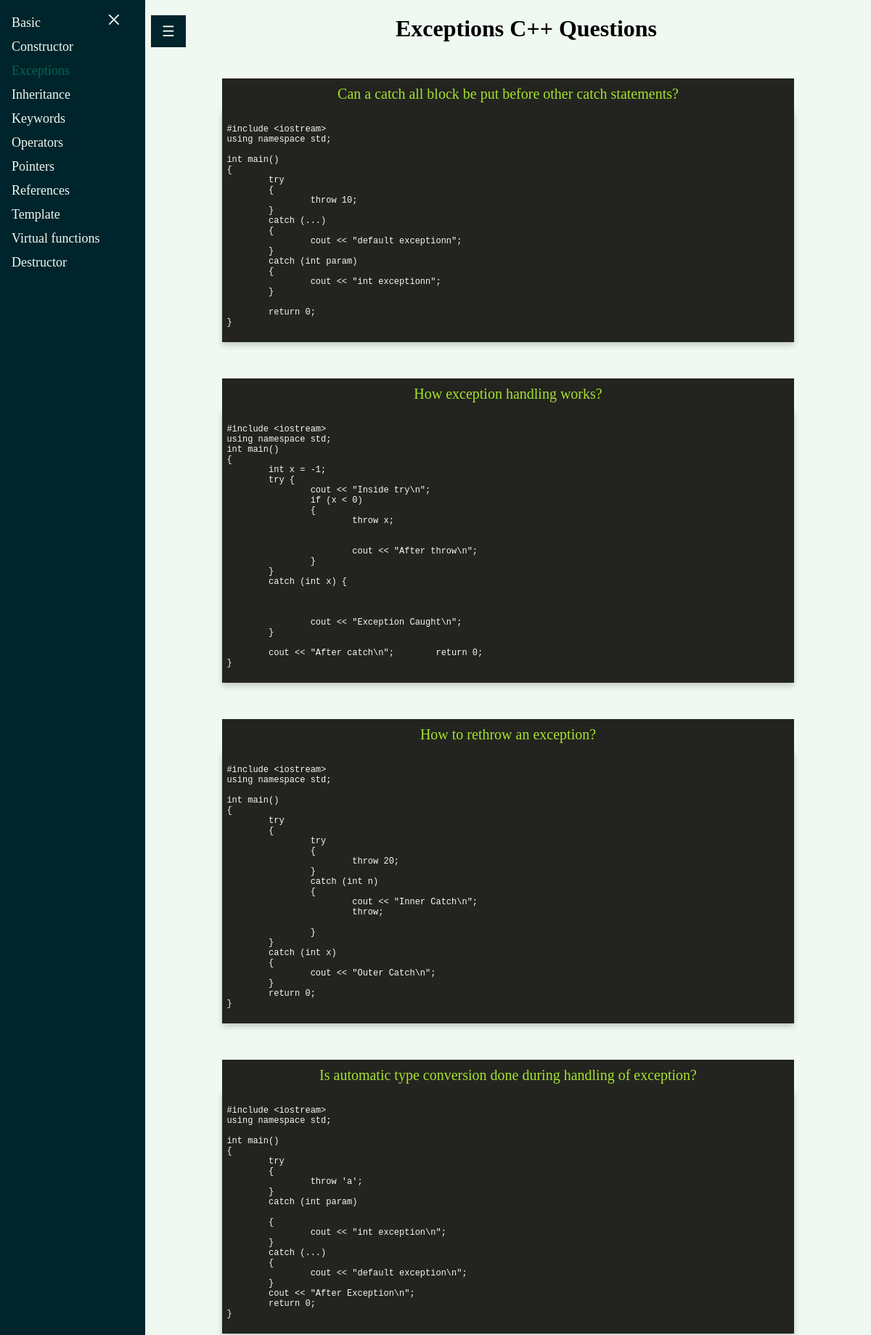
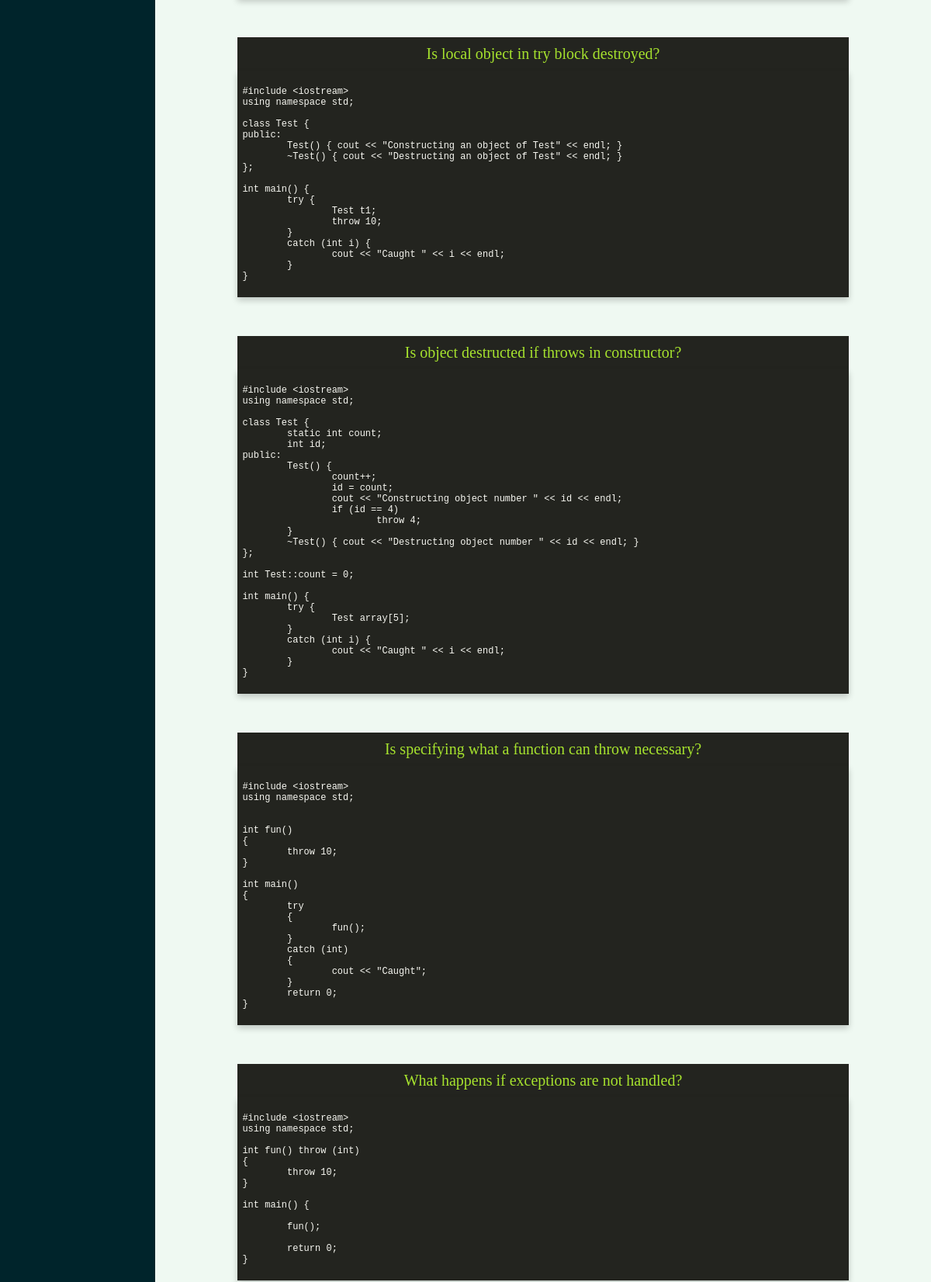
Page /exceptions (upper part) on the committed database (2 pictures, top to bottom).
### tables this page shows
CREATE TABLE "interviews" (
	"tags"	TEXT,
	"question"	TEXT,
	"code"	TEXT NOT NULL,
	"commented_code"	TEXT NOT NULL,
	"output"	REAL NOT NULL
);

### app/views.py (the view)
@app.route('/<group>')
def mobil(group):
    with sqlite3.connect("app/db.db") as conn:
        conn.row_factory = dict_factory
        c = conn.cursor()
        c.execute("SELECT * FROM interviews")
        datas = c.fetchall()
        out = {}
        for data in datas:
            tags_str = data["tags"]
            tags = tags_str.split(';')
            for tag in tags:
                if tag in out:
                    out[tag] += [data]
                else:
                    out[tag] = [data]
    return render_template("cards.html", groups=out.keys(), datas=out[group], selected_group=group)

### app/views.py (called while the page is built)
def dict_factory(cursor, row):
    d = {}
    for idx, col in enumerate(cursor.description):
        d[col[0]] = row[idx]
    return d

### app/templates/cards.html (shortened to what this page needs)
{% extends 'template.html' %}
{% block head %}
<link class="codestyle" rel="stylesheet" href="{{ url_for('static', filename='css/monokai-sublime.css') }}">
<link rel="stylesheet" href="https://cdnjs.cloudflare.com/ajax/libs/font-awesome/4.7.0/css/font-awesome.min.css">
{% endblock %}
{% block pagetitle %}
<h1><center>{{selected_group.capitalize()}} C++ Questions</center></h1>
{% endblock %}
{% block content %}
{% for elem in datas %}
<div class="card-container">
<div class="base question">
    {{elem.question}}
</div>
<div class="flip-card base">
    <div class="flip-card-inner">
        <div class="flip-card-front">
            <pre class="code front"><code class="hljs cpp">
{{elem.code}}
                </code></pre>
        </div>
        <div class="flip-card-back">
            <pre class="code back"><code  class="hljs cpp">
                </code></pre>
        </div>
    </div>
</div>
</div>
{% endfor %}
</div>
{% endblock %}

### app/templates/template.html (shortened to what this page needs)
<!DOCTYPE html>
<html>
<head>
{% block head %}
{% endblock %}
</head>
<body>
<div class="sidebar" id="mySidebar" >
    <a href="javascript:void(0)" class="closebtn" onclick="closeNav()">×</a>
{% for group in groups %}
    {% if selected_group == group %}
    <a class="active" href="/{{group}}">{{group.capitalize()}}</a>
    {% else %}
    <a href="/{{group}}">{{group.capitalize()}}</a>
    {% endif %}
{% endfor %}
</div>
<div class="main" id="main">
<button id="openbtn" class="openbtn" onclick="openNav()">☰</button>
<div class="title">
{% block pagetitle %}{% endblock %}
</div>
{% block content %}{% endblock %}
</body>
</html>

### app/static/css/monokai-sublime.css (style rules this page uses)
.hljs { display:block;overflow-x:auto;padding:.5em;background:#23241f }
.hljs,.hljs-tag,.hljs-subst { color:#f8f8f2 }

### app/templates/template.html (style rules this page uses)
body { background-color:#eff9f2; }
.sidebar { height: 100%; width: 200px; position: fixed; z-index: 1; top: 0; left: 0; background-color: #00242b; overflow-x: hidden; transition: 0.5s; padding-top: 15px; }
.active, .sidebar a:hover { color: #03674f !important; }
.sidebar a { padding: 6px 8px 6px 16px; text-decoration: none; font-size: 18px; color: #eff9f2; display: block; transition: 0.3s; }
.sidebar .closebtn { color: #eff9f2; position: absolute; top: 0; right: 25px; font-size: 36px; margin-left: 50px; }
.openbtn { font-size: 20px; cursor: pointer; background-color: #00242b; color: #eff9f2; padding: 10px 15px; border: none; position: absolute; }
.main { transition: margin-left .5s; margin-left: 200px; }
.title { padding-left:50px; }

### app/templates/cards.html (style rules this page uses)
.base { width: 60%; margin-left:auto; margin-right:auto; }
.flip-card { background-color: transparent; perspective: 1000px; margin-bottom:50px; }
.flip-card-inner { position: relative; width: 100%; height: 100%; transition: transform 0.6s; transform-style: preserve-3d; box-shadow: 0 4px 8px 0 rgba(0,0,0,0.2); }
.flip-card-front, .flip-card-back { width: 100%; height: 100%; backface-visibility: hidden; }
.flip-card-front { background-color: #23241f; color: #f92672; }
.flip-card-back { background-color: #23241f; color: #f92672; transform: rotateY(180deg); }
.front { position:absolute; width:100%; height:100%; }
.code { margin:0; background-color:#23241f; font-size:12px; }
@media only screen and (max-width: 1300px) { .base { width:80% } }
.question { background-color:#23241f; text-align:center; color:#a6e22e; padding-bottom:10px; padding-top:10px; font-size: 20px; }
.card-container { margin-bottom:50px; margin-top:50px; }

### rows in the picture
interviews: capitalize "Basic"
interviews: capitalize "Constructor"
interviews: capitalize "Exceptions", question "Can a catch all block be put before other catch statements?", code "#include <iostream> using namespace std; int main() { try { throw 10; } catch (...) { cout << \"default exceptionn\"; } catch (int param) { cout << \"int exceptionn\"; } return 0; }"
interviews: capitalize "Inheritance"
interviews: capitalize "Keywords"
interviews: capitalize "Operators"
interviews: capitalize "Pointers"
interviews: capitalize "References"
interviews: capitalize "Template"
interviews: capitalize "Virtual functions"
interviews: capitalize "Destructor"
interviews: question "How exception handling works?", code "#include <iostream> using namespace std; int main() { int x = -1; try { cout << \"Inside try\\n\"; if (x < 0) { throw x; cout << \"After throw\\n\"; } } catch (int x) { cout << \"Exception Caught\\n\"; } cout << \"After catch\\n\"; return 0; }"
interviews: question "How to rethrow an exception?", code "#include <iostream> using namespace std; int main() { try { try { throw 20; } catch (int n) { cout << \"Inner Catch\\n\"; throw; } } catch (int x) { cout << \"Outer Catch\\n\"; } return 0; }"
interviews: question "Is automatic type conversion done during handling of exception?", code "#include <iostream> using namespace std; int main() { try { throw 'a'; } catch (int param) { cout << \"int exception\\n\"; } catch (...) { cout << \"default exception\\n\"; } cout << \"After Exception\\n\"; return 0; }"
interviews: question "Is local object in try block destroyed?", code "#include <iostream> using namespace std; class Test { public: Test() { cout << \"Constructing an object of Test\" << endl; } ~Test() { cout << \"Destructing an object of Test\" << endl; } }; int main() { try { Test t1; throw 10; } catch (int i) { cout << \"Caught \" << i << endl; } }"
interviews: question "Is object destructed if throws in constructor?", code "#include <iostream> using namespace std; class Test { static int count; int id; public: Test() { count++; id = count; cout << \"Constructing object number \" << id << endl; if (id == 4) throw 4; } ~Test() { cout << \"Destructing object number \" << id << endl; } }; int Test::count = 0; int main() { try { Test array[5]; } catch (int i) { cout << \"Caught \" << i << endl; } }"
interviews: question "Is specifying what a function can throw necessary?", code "#include <iostream> using namespace std; int fun() { throw 10; } int main() { try { fun(); } catch (int) { cout << \"Caught\"; } return 0; }"
interviews: question "What happens if exceptions are not handled?", code "#include <iostream> using namespace std; int fun() throw (int) { throw 10; } int main() { fun(); return 0; }"

### other values in the picture
{{ selected_group.capitalize() }} "Exceptions"
